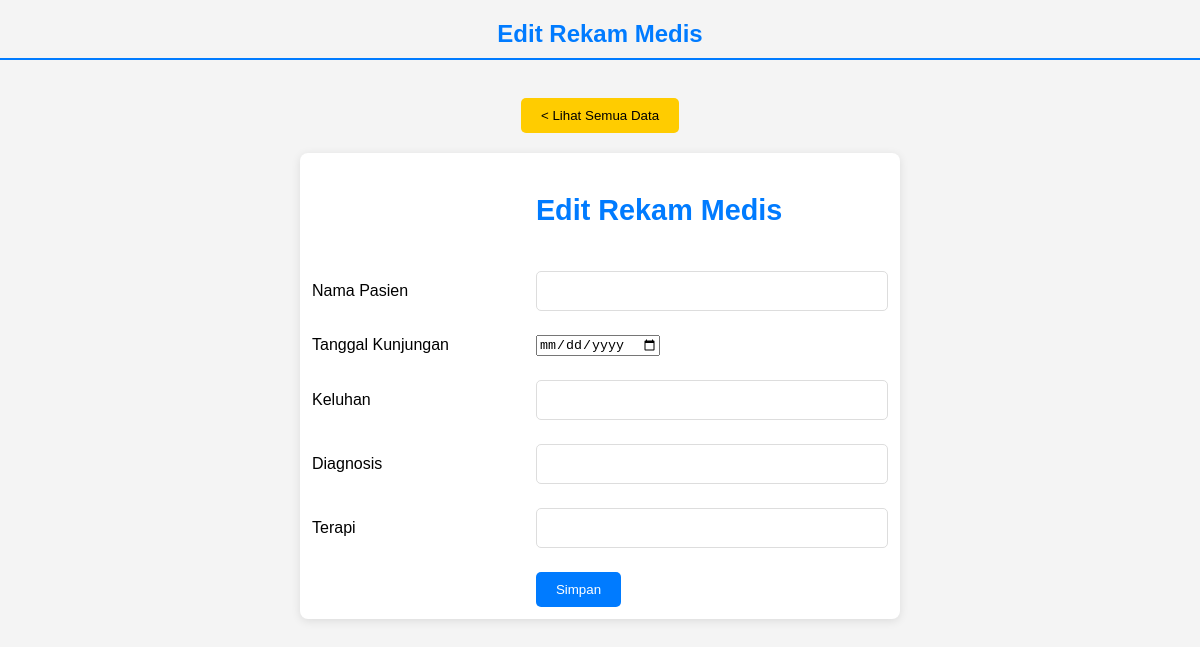
/form_edit_rek.php?nama_pasien=tio, run on an earlier commit of the app's database.
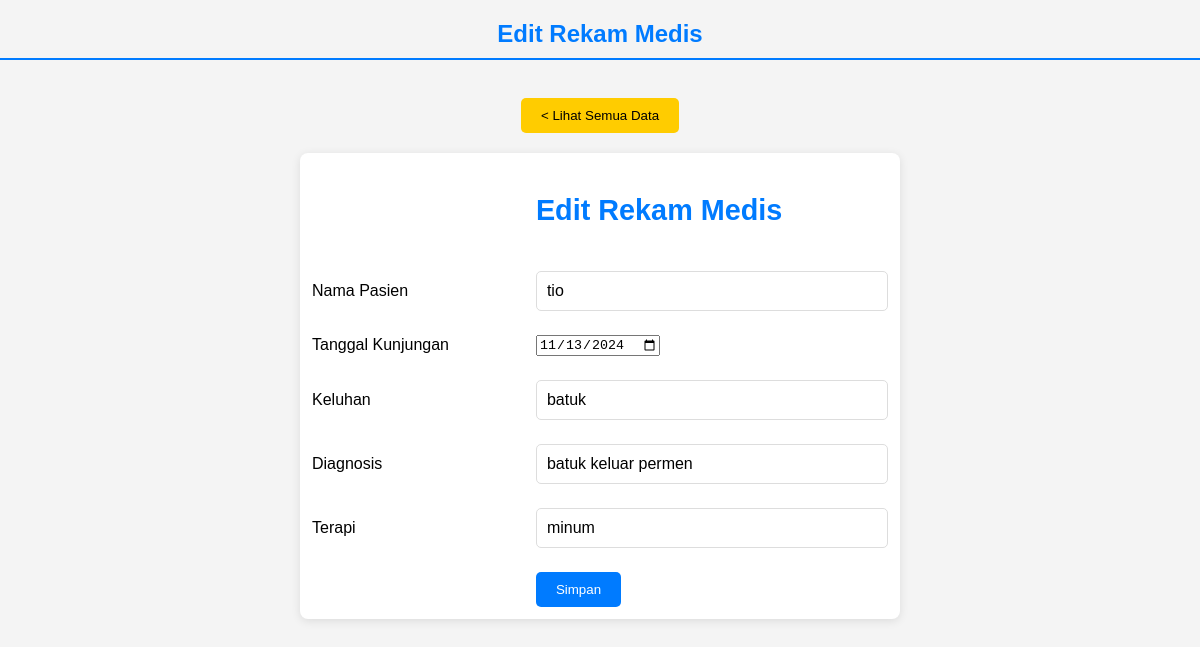
And on a later commit of the database.
### tables this page shows
CREATE TABLE `rkmedis` (
  `nama_pasien` varchar(50) NOT NULL,
  `tgl_kunjung` date NOT NULL,
  `keluhan` varchar(50) NOT NULL,
  `diagnosis` varchar(50) NOT NULL,
  `terapi` varchar(50) NOT NULL
);

### form_edit_rek.php (the view, shortened to what this page needs)
<!DOCTYPE html>
<html>
<head>
	<link rel="stylesheet" href="css/form.css">
</head>
<body>
	<div class="judul">
		<h2>Edit Rekam Medis</h2>
	</div>
	<center>
		<br />
		<a href="rmedis.php">
			<button>
				< Lihat Semua Data</button>
		</a>
	</center>
	<form action="proses_edit_rek.php" method="post">
		<?php
		include "koneksi.php";
		$nama_pasien = $_GET['nama_pasien'];
		$query = mysqli_query($koneksi, "SELECT * FROM rkmedis WHERE nama_pasien = '$nama_pasien'") or die(mysqli_error($koneksi));
		$data = mysqli_fetch_array($query);
		?>
		<table>
			<tr>
				<td></td>
				<td>
						<h3>Edit Rekam Medis</h3>
				</td>
			</tr>
			<tr>
				<td>Nama Pasien</td>
				<td><input type="text" name="nama_pasien" value="<?php echo $data['nama_pasien'] ?>" required></td>
			</tr>
			<tr>
				<td>Tanggal Kunjungan</td>
				<td><input type="date" name="tgl_kunjung" value="<?php echo $data['tgl_kunjung'] ?>" required></td>
			</tr>
			<tr>
				<td>Keluhan</td>
				<td><input type="text" name="keluhan" value="<?php echo $data['keluhan'] ?>" required></td>
			</tr>
			<tr>
				<td>Diagnosis</td>
				<td><input type="text" name="diagnosis" value="<?php echo $data['diagnosis'] ?>" required></td>
			</tr>
			<tr>
				<td>Terapi</td>
				<td><input type="text" name="terapi" value="<?php echo $data['terapi'] ?>" required></td>
			</tr>
			<td></td>
			<td><button type="submit">Simpan</button></td>
		</table>
	</form>
</body>
</html>

What changed in the data, as far as the page shows it:
added rkmedis: nama_pasien "tio", tgl_kunjung "11/13/2024", keluhan "batuk", diagnosis "batuk keluar permen", terapi "minum"
